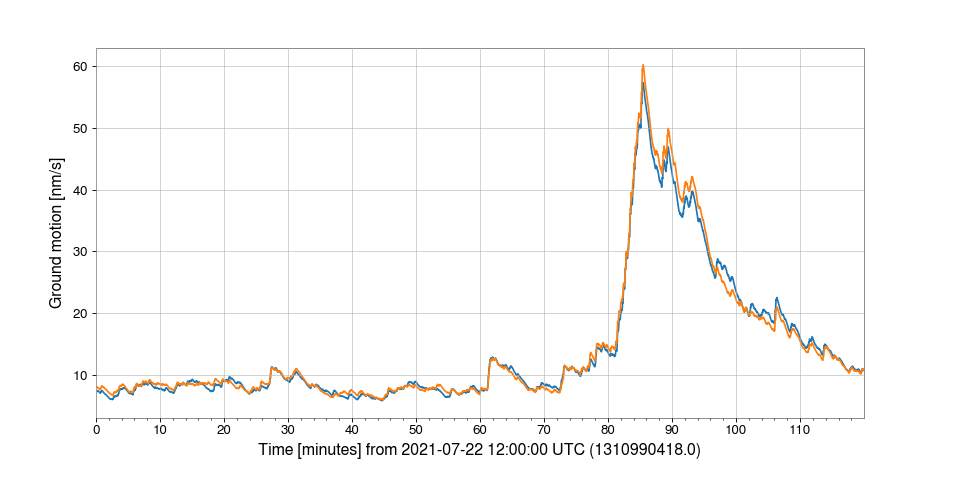

This chart was generated by the following Python code:
from gwpy.timeseries import TimeSeriesDict
data = TimeSeriesDict.get(
    ["H1:ISI-GND_STS_ITMY_Z_BLRMS_30M_100M.rms,s-trend",
     "H1:ISI-GND_STS_ETMY_Z_BLRMS_30M_100M.rms,s-trend"],
    "July 22 2021 12:00",
    "July 22 2021 14:00",
)
plot = data.plot(ylabel="Ground motion [nm/s]")
plot.show()
